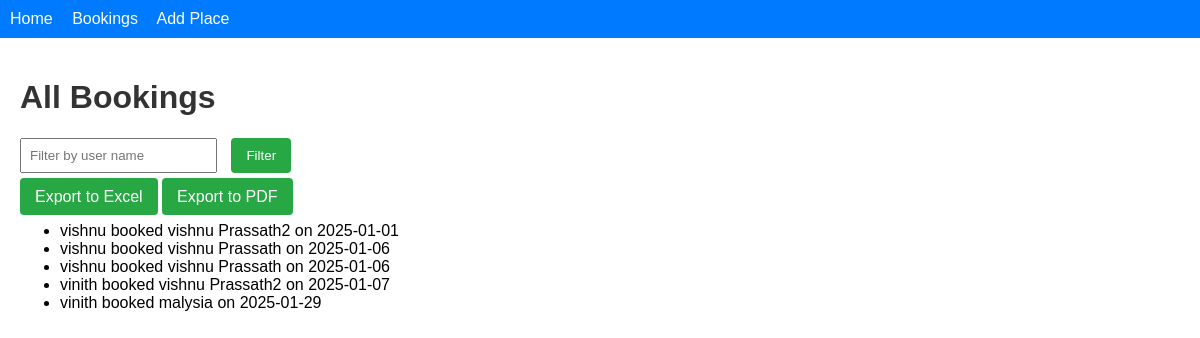
Before: /admin/bookings with the older database file.
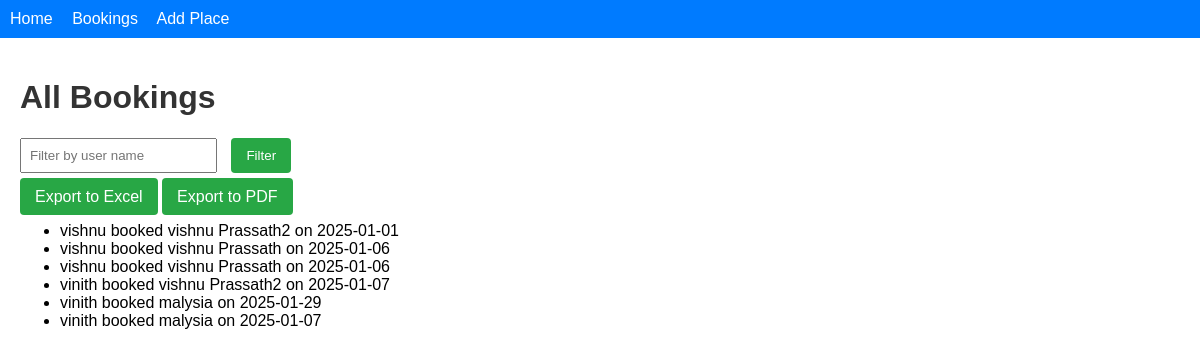
After: the same page with the newer database file.
### app.py (models this page shows)
class Booking(db.Model):
    id = db.Column(db.Integer, primary_key=True)
    user_name = db.Column(db.String(100), nullable=False)
    user_address = db.Column(db.String(200), nullable=False)
    booking_date = db.Column(db.String(50), nullable=False)
    place_id = db.Column(db.Integer, db.ForeignKey('place.id'), nullable=False)
    place = db.relationship('Place', backref=db.backref('bookings', lazy=True))

class Place(db.Model):
    id = db.Column(db.Integer, primary_key=True)
    name = db.Column(db.String(200), nullable=False)
    description = db.Column(db.Text, nullable=False)
    image_url = db.Column(db.String(200), nullable=False)
    amount = db.Column(db.Float, nullable=False)

### app.py (the view)
@app.route('/admin/bookings', methods=['GET', 'POST'])
def admin_bookings():
    bookings = Booking.query.all()
    if request.method == 'POST':
        filter_name = request.form.get('filter_name', '').strip()
        if filter_name:
            bookings = Booking.query.filter(Booking.user_name.contains(filter_name)).all()
    return render_template('admin_bookings.html', bookings=bookings)

### templates/admin_bookings.html
{% extends "base.html" %}
{% block content %}
<h1>All Bookings</h1>
<form method="POST">
    <input type="text" name="filter_name" placeholder="Filter by user name">
    <button type="submit" class="button">Filter</button>
</form>
<a href="{{ url_for('export_excel') }}" class="button">Export to Excel</a>
<a href="{{ url_for('export_pdf') }}" class="button">Export to PDF</a>
<ul>
    {% for booking in bookings %}
    <li>{{ booking.user_name }} booked {{ booking.place.name }} on {{ booking.booking_date }}</li>
    {% endfor %}
</ul>
{% endblock %}

### templates/base.html (shortened to what this page needs)
<!DOCTYPE html>
<html lang="en">
<head>
    <link rel="stylesheet" href="{{ url_for('static', filename='style.css') }}">
</head>
<body>
    <nav>
        <a href="{{ url_for('index') }}">Home</a>
        <a href="{{ url_for('admin_bookings') }}">Bookings</a>
        <a href="{{ url_for('add_place') }}">Add Place</a>
    </nav>
    <div class="container">
        {% block content %}{% endblock %}
    </div>
</body>
</html>

### static/style.css (style rules this page uses)
body { font-family: Arial, sans-serif; margin: 0; padding: 0; }
nav { background-color: #007bff; padding: 10px; }
nav a { color: white; text-decoration: none; margin-right: 15px; }
.container { padding: 20px; }
h1 { color: #333; }
.button { background-color: #28a745; color: white; padding: 10px; border: none; cursor: pointer; text-decoration: none; }
.button { background-color: #28a745; color: white; padding: 10px 15px; border: none; border-radius: 4px; cursor: pointer; text-decoration: none; }
form { margin-bottom: 15px; }
input { padding: 8px; margin-right: 10px; }

Changed rows visible on the page:
added Booking: user_name "vinith", place.name "malysia", booking_date "2025-01-07"
